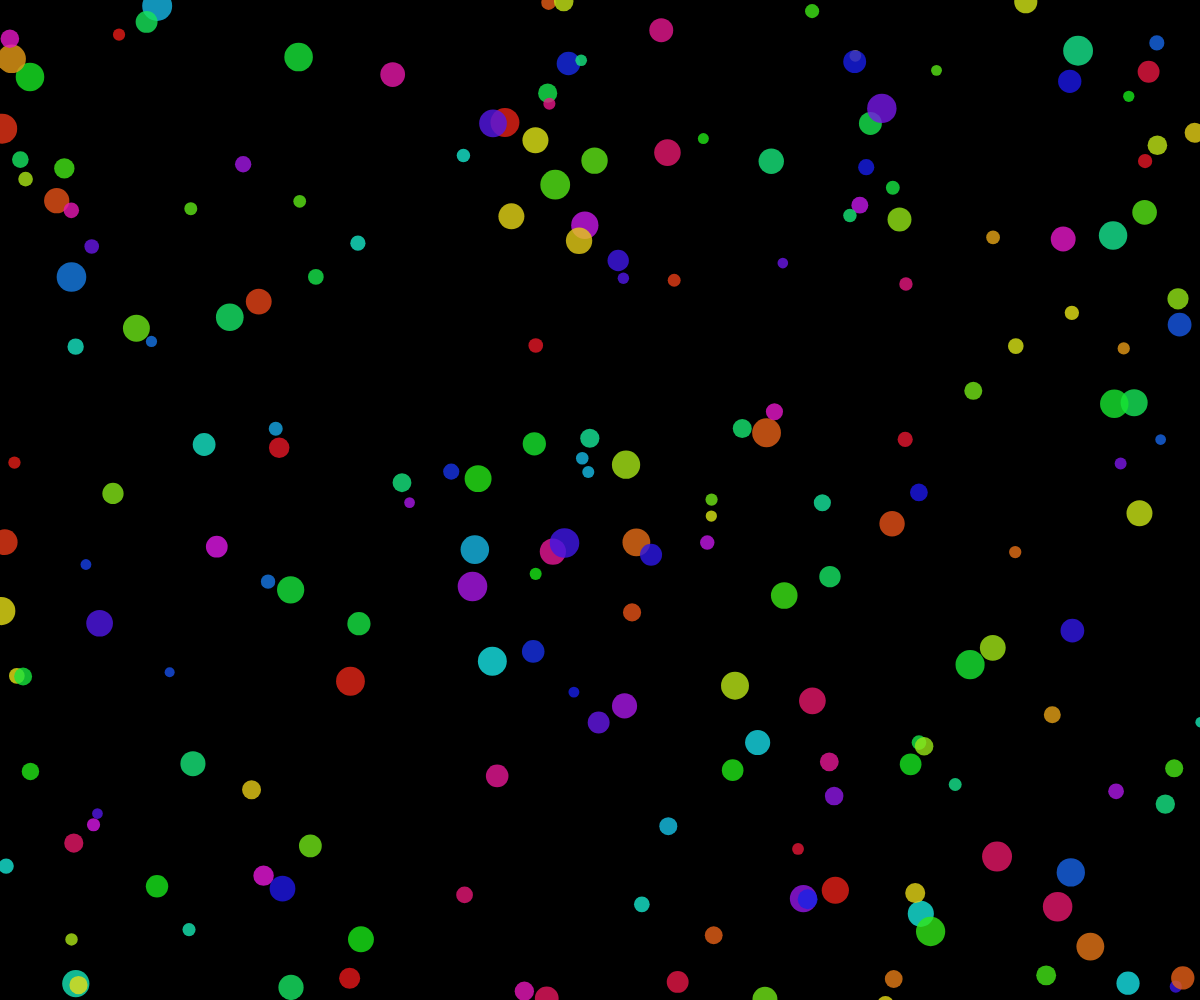
Frame 1 (no input)
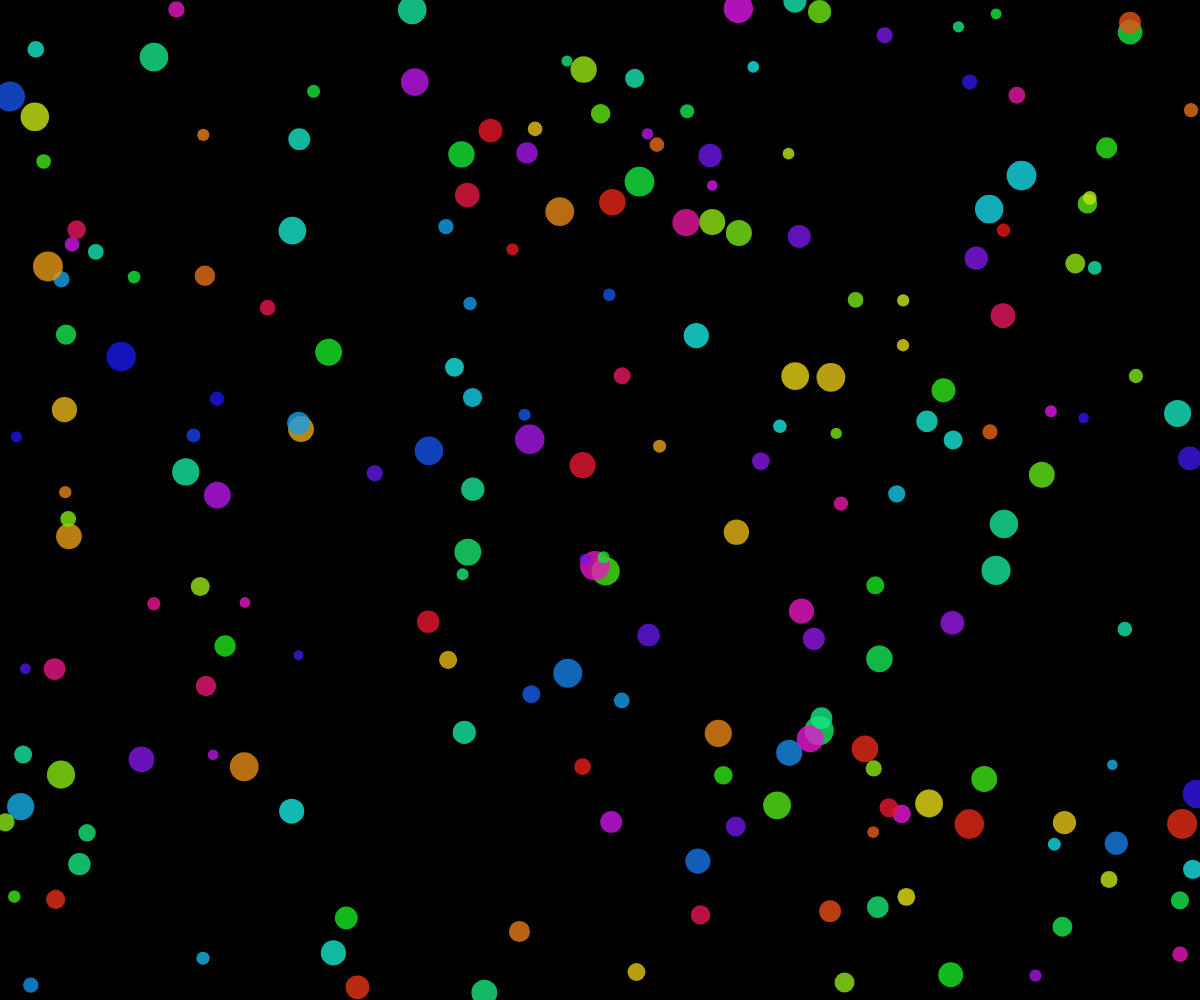
Frame 60 (no input)
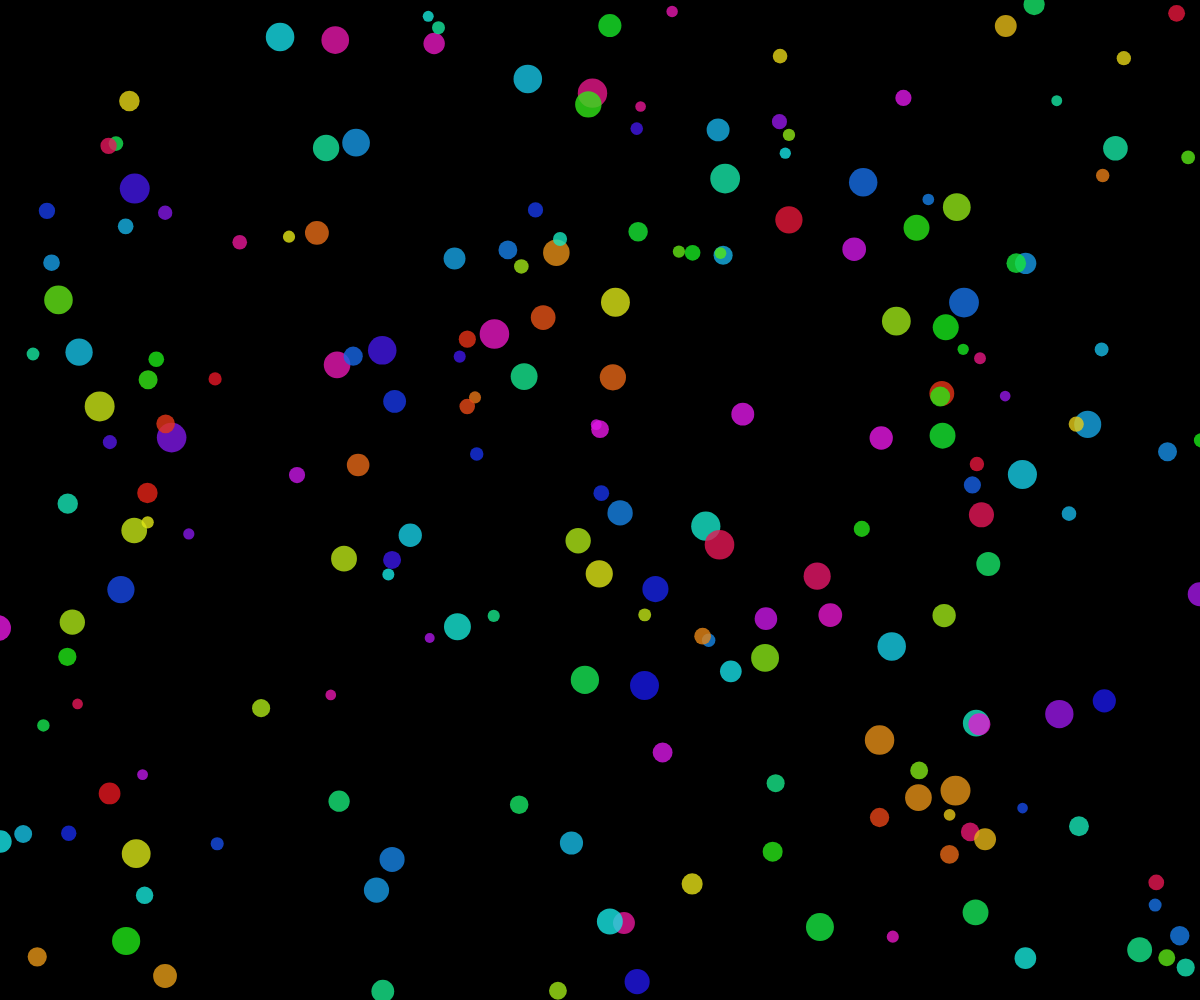
Frame 120 (the mouse pressed at the canvas centre since frame 60)

The p5.js sketch that drew these frames (run headless with seeded random() and noise() and a simulated clock; from frame 60 on, the mouse is pressed at the canvas centre):

// p5.js sketch
// ── sketch.js
let particles = [];
const numParticles = 200;

function setup() {
  createCanvas(windowWidth, windowHeight);
  colorMode(HSB, 360, 100, 100, 100);
  noStroke();

  for (let i = 0; i < numParticles; i++) {
    particles.push(new Particle());
  }
}

function draw() {
  background(0); // Add a slight trail effect

  for (let particle of particles) {
    particle.update();
    particle.display();
    particle.bounce();
  }
}

class Particle {
  constructor() {
    this.pos = createVector(random(width), random(height));
    this.vel = p5.Vector.random2D().mult(random(1, 4));
    this.size = random(10, 30);
    this.hue = random(360);
  }

  update() {
    this.pos.add(this.vel);
    this.hue = (this.hue + 0.5) % 360; // Slowly shift the hue
  }

  display() {
    fill(this.hue, 90, 90, 80);
    ellipse(this.pos.x, this.pos.y, this.size, this.size);
  }

  bounce() {
    if (this.pos.x < 0 || this.pos.x > width) {
      this.vel.x *= -1;
    }
    if (this.pos.y < 0 || this.pos.y > height) {
      this.vel.y *= -1;
    }
  }
}

function windowResized() {
  resizeCanvas(windowWidth, windowHeight);
}
